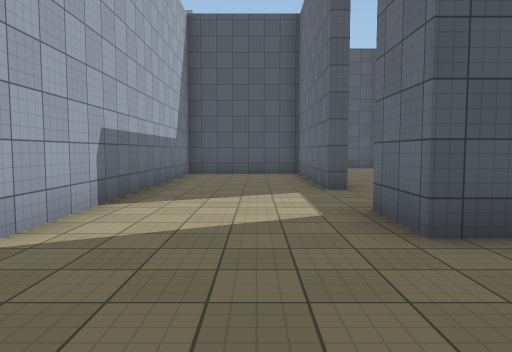
view 1 (above)

24 first-person views from a walk through a scene from a Unity 3-D project. The camera is 1.5 m above the floor, tilts 4° down and sees 70° across. The floor is counted in squares, 2 m on a side. Each view is taken from the middle of a square. On the plan, view 1 faces up. The plan holds only what a view shows up to about 11 squares ahead; the rest is blank. The place goes on beyond the plan. The player is left out. Surface patterns are stand-ins for the level's own textures.

view 2
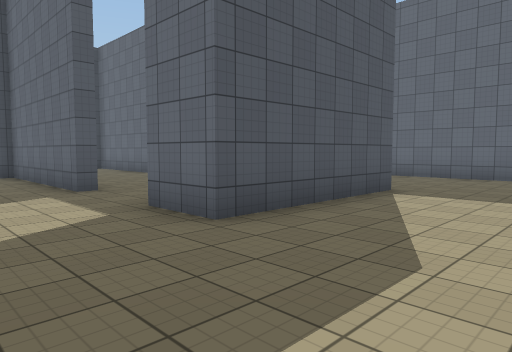

view 3
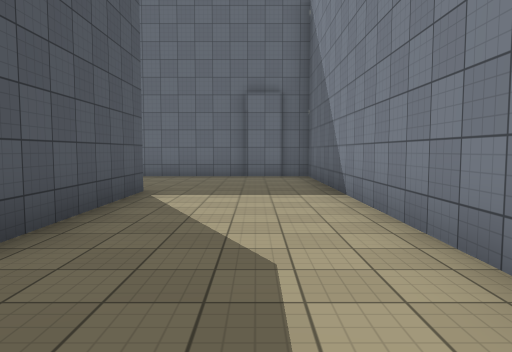

view 4
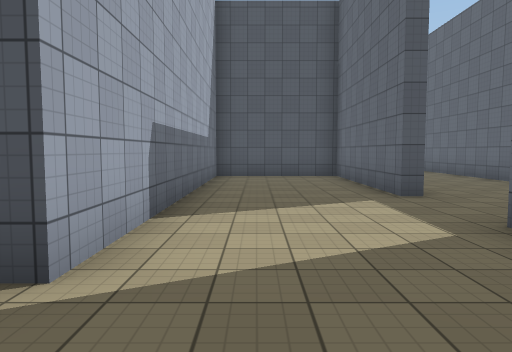

view 5
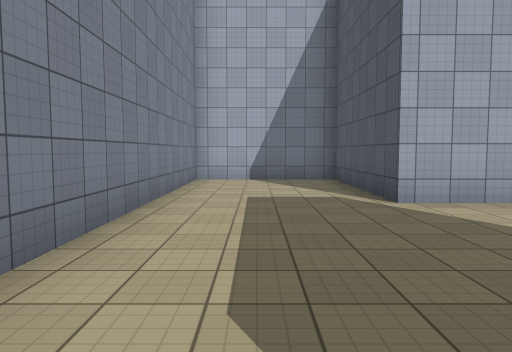

view 6
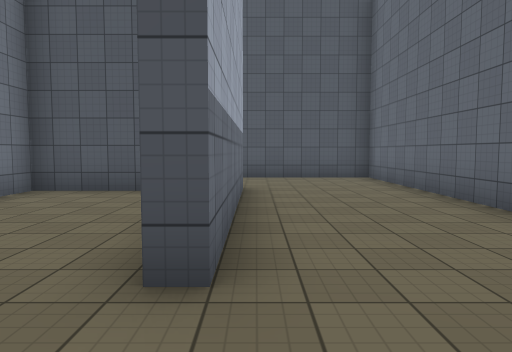

view 7
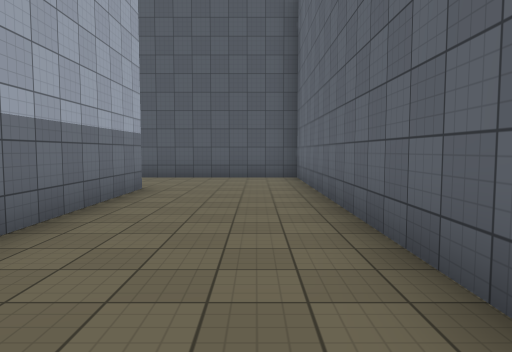

view 8
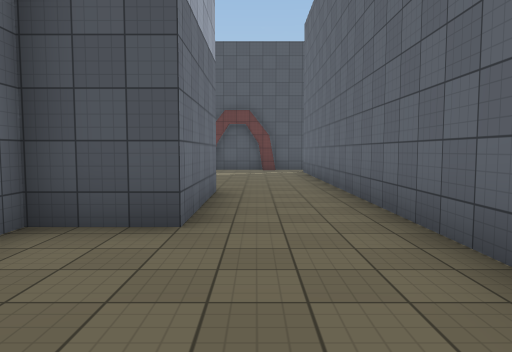

view 9
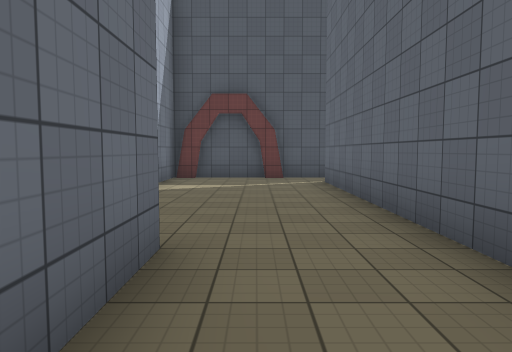

view 10
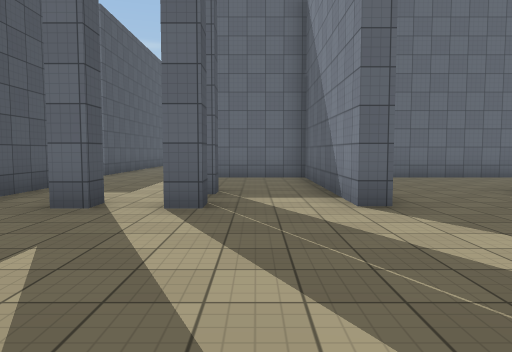

view 11
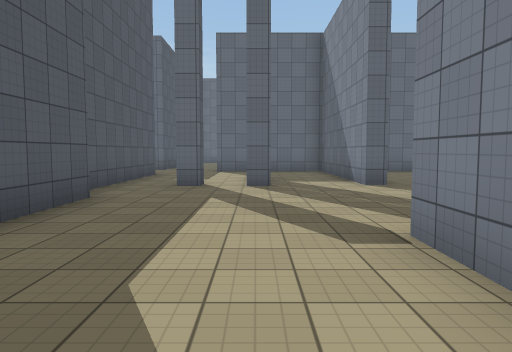

view 12
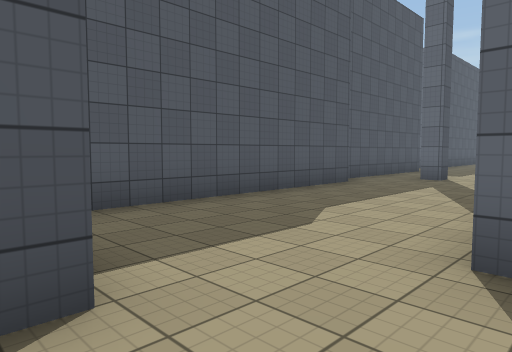

view 13
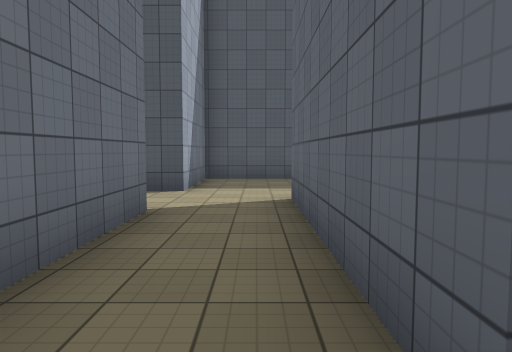

view 14
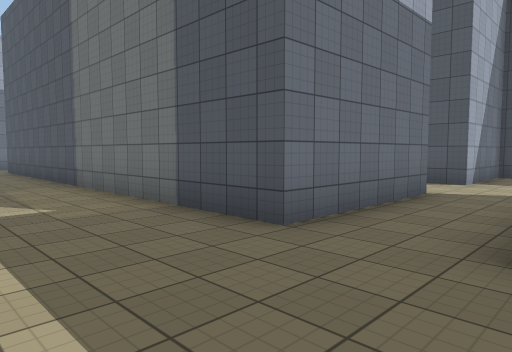

view 15
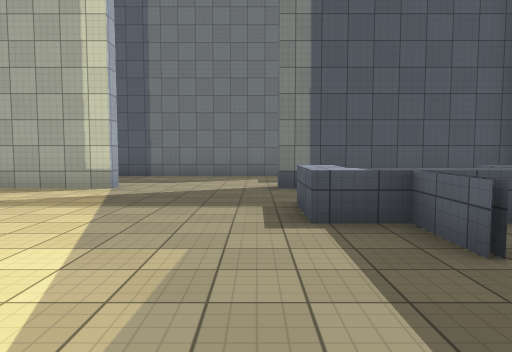

view 16
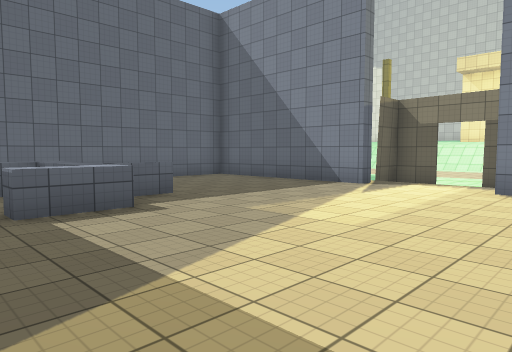

view 17
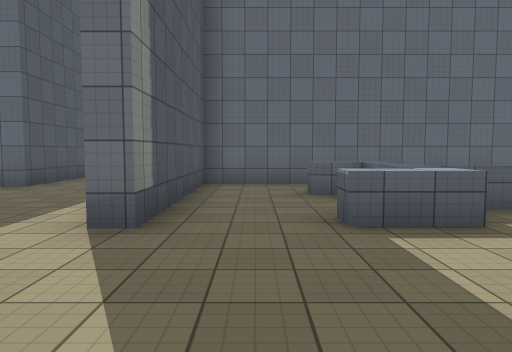

view 18
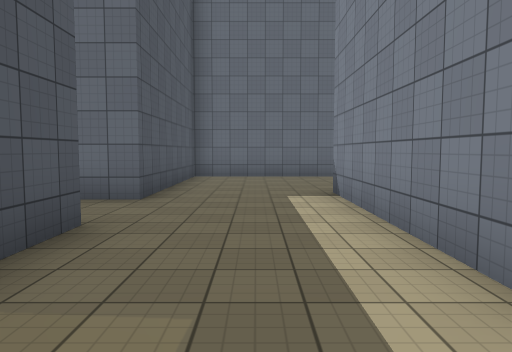

view 19
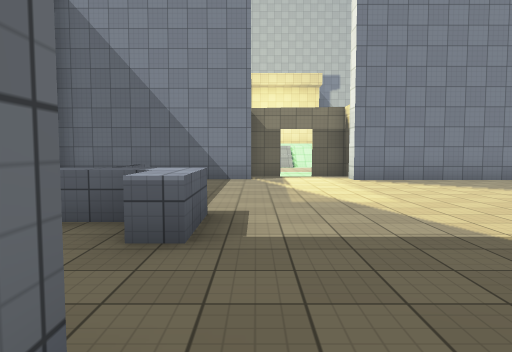

view 20
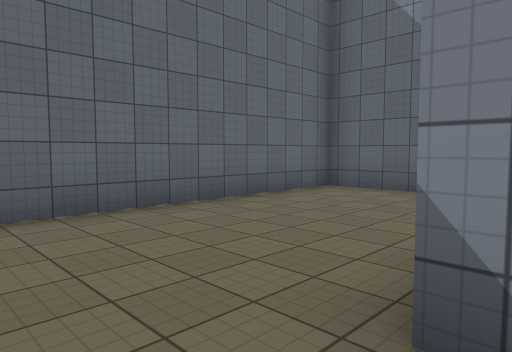

view 21
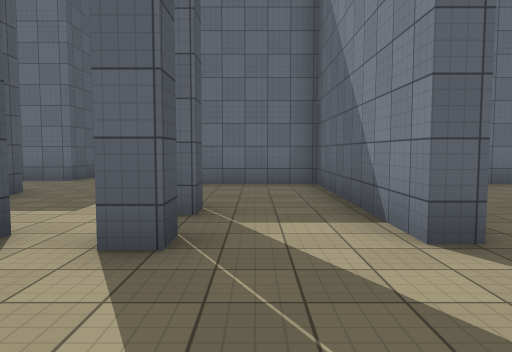

view 22
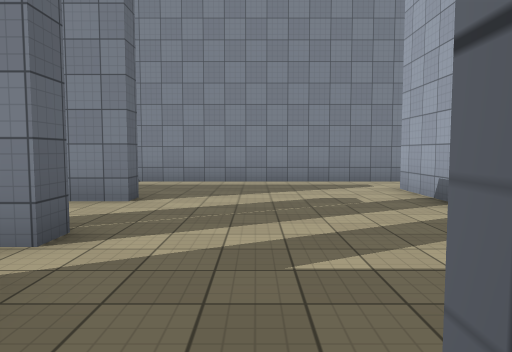

view 23
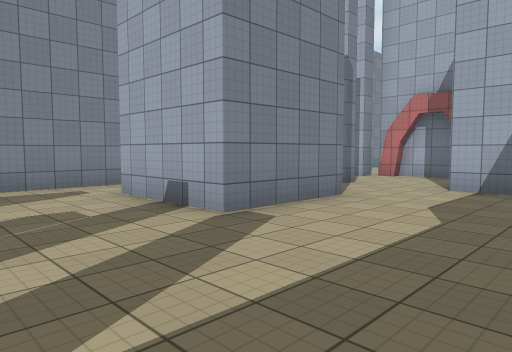

view 24
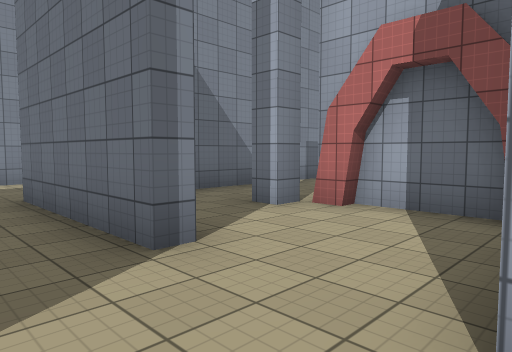

### Floor plan
Ten units are one square. View 1 is at (0, 0); x grows to the right and y downward. Boxes are objects, and circles mark ways between rooms. Rooms are numbered by the first view taken in them; rooms with no view inside come last. Other rooms are left out.
<svg viewBox="-170 -234 275 264">
<path fill="none" stroke="#000" d="M51 -65 51 -152 8 -152M58 -31 15 -31 15 -46M73 -79 73 -45 57 -45 57 -41M17 -122 17 -70 15 -70 15 -118 -22 -118 -22 -31 -65 -31 -65 5 97 5 97 -74M2 -177 -3 -177 -3 -182M-21 -207 -94 -207 -94 -177M-1 -151 -1 -156 51 -156 51 -182M35 -212 -14 -212M-74 -166 -48 -166 -48 -139M-56 -122 9 -122M60 -215 60 -229M-110 -52 -89 -52 -89 -61 -84 -61M-92 -47 -102 -47M-111 -86 -64 -86M-104 -34 -104 -47 -115 -47 -115 -61 -109 -61M-148 -86 -148 -82 -165 -82M-68 -5 -68 -82 -115 -82 -115 -86M-45 -33 -25 -33 -25 -118 -74 -118 -74 -166M-119 10 -119 5 -69 5M-165 3 -145 3 -145 9M-115 25 -115 15M-99 -156 -94 -156 -94 -118 -165 -118M-94 -177 -102 -177M88 -149 81 -149M97 -74 97 -138M65 -149 59 -149M82 -152 62 -152M100 -152 86 -152M57 -152 57 -135"/>
<circle cx="5" cy="-135" r="3" fill="#2a7"/>
<circle cx="85" cy="-70" r="3" fill="#2a7"/>
<circle cx="-85" cy="-165" r="3" fill="#2a7"/>
<text x="20" y="-50">1</text>
<text x="-10" y="-180">2</text>
<text x="-110" y="-60">3</text>
<text x="80" y="-110">4</text>
</svg>
Room 1 opens to room 2. Room 1 opens to room 4. Room 2 opens to room 3.

Where each view was taken, in squares from view 1:
view 1: 0 up, 0 right, facing up
view 2: 0 up, 1 left, facing up-right
view 3: 1 up, 1 left, facing right
view 4: 1 up, 1 left, facing up
view 5: 1 up, 3 right, facing left
view 6: 5 up, 2 right, facing up
view 7: 5 up, 4 right, facing up
view 8: 1 up, 8 right, facing up
view 9: 5 up, 8 right, facing up
view 10: 17 up, 5 left, facing right
view 11: 18 up, 8 left, facing right
view 12: 16 up, 10 left, facing up-right
view 13: 11 up, 8 left, facing up
view 14: 9 up, 7 left, facing up-left
view 15: 1 up, 12 left, facing up
view 16: 7 up, 16 left, facing down-right
view 17: 7 up, 15 left, facing right
view 18: 10 up, 13 left, facing right
view 19: 9 up, 12 left, facing down
view 20: 10 up, 7 left, facing down-right
view 21: 17 up, 3 left, facing right
view 22: 21 up, 2 left, facing down
view 23: 20 up, 2 left, facing down-left
view 24: 18 up, 8 left, facing down-left
